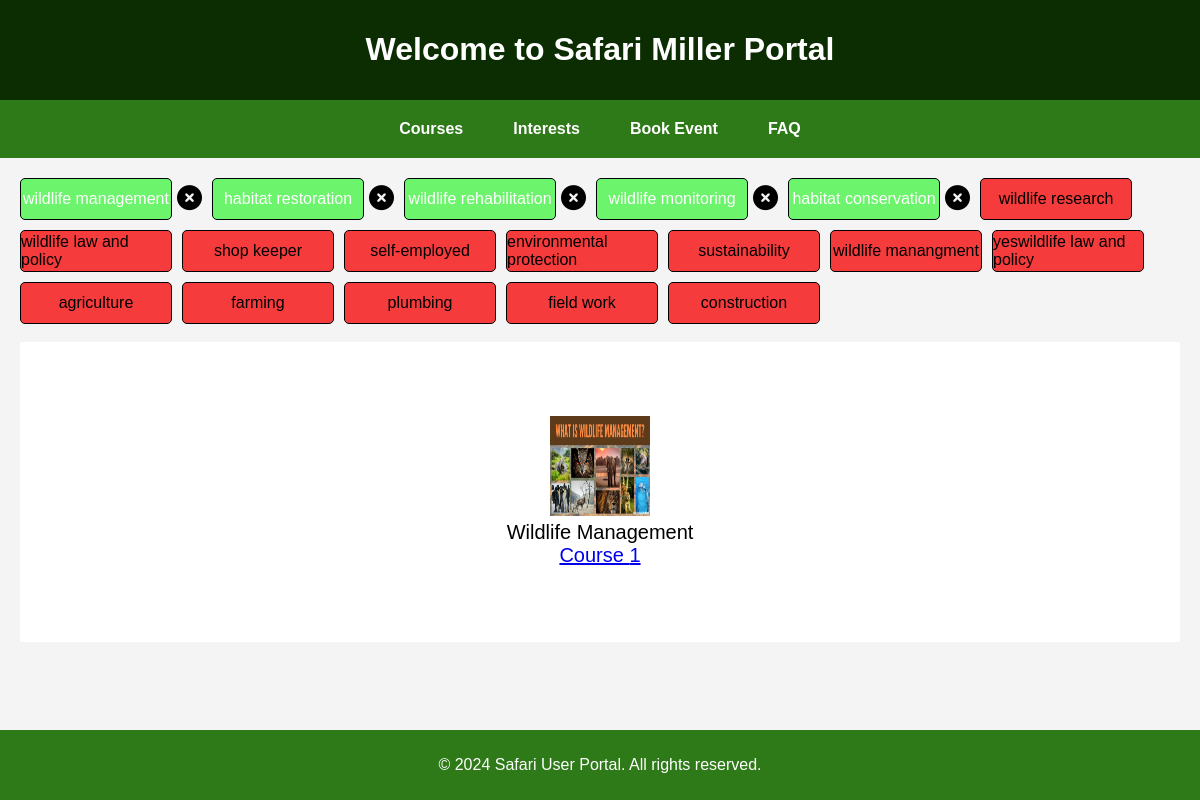
Page /safari_learning/interests/2/ (signed in) on the committed database.
### safari_learning/models.py (models this page shows, shortened)
class SafariUser(AbstractUser):
    age = models.PositiveSmallIntegerField(validators=[validate_age], null=True)
    profession = models.CharField(max_length=200)
    interests = models.JSONField(null=True)

class Interest(models.Model):
    interest = models.CharField(max_length=700)

class SafariCourse(models.Model):
    course_name = models.CharField(max_length=600, default="no course name")
    course_link = models.URLField(max_length=600)
    file_name = models.FilePathField(path=images_path, match=r'\.(jpg|jpeg|png|gif|bmp)$')
    profession_json = models.JSONField(null=True)
    course_tags = models.JSONField(null=True)
    def __str__(self):
        return "<{0}> image {1} is saved".format(self.__class__.__name__, self.file_name)

### safari_learning/views.py (the view)
# urls.py: path("interests/<int:user_id>/", views.safari_user_interests, name='interests'),
def safari_user_interests(request, user_id):
    template_name_1 = "safari_learning/interests.html"
    template_name_2 = "safari_learning/interesterror.html"
    context_variable = {}
    if request.user.is_authenticated:
        if request.method == "GET":
            if request.user.id != user_id:
                return render(request, template_name_2)
            user_interests = request.user.interests
            if user_interests:
                user_interests = user_interests.get("interests", [])
            else:
                user_interests = []
            all_interests = Interest.objects.all()
            all_courses = SafariCourse.objects.all()
            print(all_courses)
            recommended_courses = [recommended_course for recommended_course in all_courses if set(user_interests).intersection(recommended_course.course_tags.get("course_tags"))]
            context_variable["recommended_courses"] = recommended_courses
            context_variable["user_interests"] = user_interests
            context_variable["all_interests"] = all_interests
            context_variable["logged_in_user"] = request.user
            return render(request, template_name_1, context_variable)
    redirectback_here_link = reverse("safari:login")
    return redirect(redirectback_here_link)

### safari_learning/templates/safari_learning/interests.html (shortened to what this page needs)
<!DOCTYPE html>
<html lang="en">
  <head>
    {% load static %}
    <link rel="stylesheet" href="{% static './styles/Interests.css' %}" />
  </head>
  <body>
    <header>
      <h1>Welcome to Safari {{ logged_in_user.first_name }} Portal</h1>
    </header>
    <nav>
      <a href="{% url 'safari:homepage' %}">Courses</a>
      <a href="{% url 'safari:interests' user.id %}">Interests</a>
      <a href="{% url 'safari:book_event' %}">Book Event</a>
      <a href="{% url 'safari:faq_page' %}">FAQ</a>
    </nav>
    {% if all_interests %}
      <main style="padding: 20px;">
        {% if user_interests %}
          <div class="interest-container">
            {% for each_interest_obj in all_interests %}
              {% if each_interest_obj.interest in user_interests %}
                <div id="div_user_interest_{{ forloop.counter }}" class="interest-item user-interest">
                  <span onclick="postRequest(event)" id="user_interest_{{ forloop.counter }}" class="interest-span user-interest-span">{{ each_interest_obj.interest }}</span>
                  <i class="fa-solid fa-circle-xmark remove-icon" id="{{ forloop.counter }}" onclick="deleteRequest(event)"></i>
                </div>
              {% else %}
                <div id="div_user_interest_{{ forloop.counter }}" class="interest-item">
                  <span onclick="postRequest(event)" id="user_interest_{{ forloop.counter }}" class="interest-span">{{ each_interest_obj.interest }}</span>
                </div>
              {% endif %}
            {% endfor %}
          </div>
        {% endif %}
        <br />
        <div id="slideshow">
          <div class="slide-wrapper">
            {% for recommended_course in recommended_courses %}
              <div class="slide">
                <div class="course-div">
                  <div>
                    <img style="max-width: 100%; width: 100px; height: 100px;" src="{% static 'course_image/' %}{{ recommended_course.file_name }}" alt="{{ recommended_course.file_name }} pic" />
                  </div>
                  <div>{{ recommended_course.course_name }}</div>
                  <div>
                    <a href="{{ recommended_course.course_link }}" target="_blank">Course {{ forloop.counter }}</a>
                  </div>
                </div>
              </div>
            {% endfor %}
          </div>
        </div>
      </main>
    {% else %}
      <div>No course tags filters yet</div>
    {% endif %}
    <footer>
      <p>&copy; 2024 Safari User Portal. All rights reserved.</p>
    </footer>
  </body>
</html>

### safari_learning/static/styles/Interests.css (style rules this page uses)
html, body { height: 100%; margin: 0; padding: 0; display: flex; flex-direction: column; }
body { font-family: Arial, sans-serif; background-color: #f4f4f4; }
header { background-color: #0b2d01; color: #fff; padding: 10px 0; text-align: center; }
nav { display: flex; justify-content: center; background-color: #2e7918; padding: 10px; }
nav a { color: white; text-decoration: none; margin: 0 15px; font-weight: bold; padding: 10px; border-radius: 5px; }
main { flex: 1; padding: 20px; }
.interest-container { display: flex; flex-wrap: wrap; gap: 10px; }
.interest-item { display: flex; align-items: center; }
.interest-span { display: flex; justify-content: center; align-items: center; width: 150px; height: 40px; border: 1px solid black; border-radius: 5px; background-color: #f53b3b; color: rgb(0, 0, 0); }
.user-interest-span { background-color: #6cf56c; color: white; }
.remove-icon { font-size: 25px; margin-left: 5px; }
#slideshow { overflow: hidden; }
.slide-wrapper { white-space: nowrap; font-size: 0; animation: slide 20s infinite; }
.slide { display: inline-block; width: 100%; height: 300px; background: #fff; }
.course-div { width: 100%; height: 100%; text-align: center; font-size: 20px; display: flex; flex-direction: column; justify-content: center; align-items: center; }
footer { background-color:#2e7918; color: #fff; text-align: center; padding: 10px 0; width: 100%; }

### rows in the picture
SafariUser: first_name "Miller"
Interest: interest "wildlife management"
Interest: interest "habitat restoration"
Interest: interest "wildlife rehabilitation"
Interest: interest "wildlife monitoring"
Interest: interest "habitat conservation"
Interest: interest "wildlife research"
Interest: interest "wildlife law and policy"
Interest: interest "shop keeper"
Interest: interest "self-employed"
Interest: interest "environmental protection"
Interest: interest "sustainability"
Interest: interest "wildlife manangment"
Interest: interest "yeswildlife law and policy"
Interest: interest "agriculture"
Interest: interest "farming"
Interest: interest "plumbing"
Interest: interest "field work"
Interest: interest "construction"
SafariCourse: file_name (picture), course_name "Wildlife Management"
